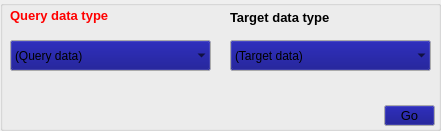
   <widget class="QGroupBox" name="groupBox_4">
    <property name="geometry">
     <rect>
      <x>230</x>
      <y>100</y>
      <width>441</width>
      <height>131</height>
     </rect>
    </property>
    <property name="palette">
     <palette>
      <active>
       <colorrole role="WindowText">
        <brush brushstyle="SolidPattern">
         <color alpha="255">
          <red>0</red>
          <green>0</green>
          <blue>0</blue>
         </color>
        </brush>
       </colorrole>
       <colorrole role="Button">
        <brush brushstyle="SolidPattern">
         <color alpha="255">
          <red>0</red>
          <green>0</green>
          <blue>127</blue>
         </color>
        </brush>
       </colorrole>
       <colorrole role="Midlight">
        <brush brushstyle="SolidPattern">
         <color alpha="255">
          <red>0</red>
          <green>0</green>
          <blue>255</blue>
         </color>
        </brush>
       </colorrole>
       <colorrole role="Dark">
        <brush brushstyle="SolidPattern">
         <color alpha="255">
          <red>170</red>
          <green>255</green>
          <blue>0</blue>
         </color>
        </brush>
       </colorrole>
       <colorrole role="Mid">
        <brush brushstyle="SolidPattern">
         <color alpha="255">
          <red>170</red>
          <green>255</green>
          <blue>0</blue>
         </color>
        </brush>
       </colorrole>
       <colorrole role="Text">
        <brush brushstyle="SolidPattern">
         <color alpha="255">
          <red>0</red>
          <green>0</green>
          <blue>0</blue>
         </color>
        </brush>
       </colorrole>
       <colorrole role="ButtonText">
        <brush brushstyle="SolidPattern">
         <color alpha="255">
          <red>0</red>
          <green>0</green>
          <blue>0</blue>
         </color>
        </brush>
       </colorrole>
       <colorrole role="Shadow">
        <brush brushstyle="SolidPattern">
         <color alpha="255">
          <red>0</red>
          <green>0</green>
          <blue>255</blue>
         </color>
        </brush>
       </colorrole>
      </active>
      <inactive>
       <colorrole role="WindowText">
        <brush brushstyle="SolidPattern">
         <color alpha="255">
          <red>0</red>
          <green>0</green>
          <blue>0</blue>
         </color>
        </brush>
       </colorrole>
       <colorrole role="Button">
        <brush brushstyle="SolidPattern">
         <color alpha="255">
          <red>0</red>
          <green>0</green>
          <blue>127</blue>
         </color>
        </brush>
       </colorrole>
       <colorrole role="Midlight">
        <brush brushstyle="SolidPattern">
         <color alpha="255">
          <red>0</red>
          <green>0</green>
          <blue>255</blue>
         </color>
        </brush>
       </colorrole>
       <colorrole role="Dark">
        <brush brushstyle="SolidPattern">
         <color alpha="255">
          <red>170</red>
          <green>255</green>
          <blue>0</blue>
         </color>
        </brush>
       </colorrole>
       <colorrole role="Mid">
        <brush brushstyle="SolidPattern">
         <color alpha="255">
          <red>170</red>
          <green>255</green>
          <blue>0</blue>
         </color>
        </brush>
       </colorrole>
       <colorrole role="Text">
        <brush brushstyle="SolidPattern">
         <color alpha="255">
          <red>0</red>
          <green>0</green>
          <blue>0</blue>
         </color>
        </brush>
       </colorrole>
       <colorrole role="ButtonText">
        <brush brushstyle="SolidPattern">
         <color alpha="255">
          <red>0</red>
          <green>0</green>
          <blue>0</blue>
         </color>
        </brush>
       </colorrole>
       <colorrole role="Shadow">
        <brush brushstyle="SolidPattern">
         <color alpha="255">
          <red>0</red>
          <green>0</green>
          <blue>255</blue>
         </color>
        </brush>
       </colorrole>
      </inactive>
      <disabled>
       <colorrole role="WindowText">
        <brush brushstyle="SolidPattern">
         <color alpha="255">
          <red>170</red>
          <green>255</green>
          <blue>0</blue>
         </color>
        </brush>
       </colorrole>
       <colorrole role="Button">
        <brush brushstyle="SolidPattern">
         <color alpha="255">
          <red>0</red>
          <green>0</green>
          <blue>127</blue>
         </color>
        </brush>
       </colorrole>
       <colorrole role="Midlight">
        <brush brushstyle="SolidPattern">
         <color alpha="255">
          <red>0</red>
          <green>0</green>
          <blue>255</blue>
         </color>
        </brush>
       </colorrole>
       <colorrole role="Dark">
        <brush brushstyle="SolidPattern">
         <color alpha="255">
          <red>170</red>
          <green>255</green>
          <blue>0</blue>
         </color>
        </brush>
       </colorrole>
       <colorrole role="Mid">
        <brush brushstyle="SolidPattern">
         <color alpha="255">
          <red>170</red>
          <green>255</green>
          <blue>0</blue>
         </color>
        </brush>
       </colorrole>
       <colorrole role="Text">
        <brush brushstyle="SolidPattern">
         <color alpha="255">
          <red>170</red>
          <green>255</green>
          <blue>0</blue>
         </color>
        </brush>
       </colorrole>
       <colorrole role="ButtonText">
        <brush brushstyle="SolidPattern">
         <color alpha="255">
          <red>170</red>
          <green>255</green>
          <blue>0</blue>
         </color>
        </brush>
       </colorrole>
       <colorrole role="Shadow">
        <brush brushstyle="SolidPattern">
         <color alpha="255">
          <red>0</red>
          <green>0</green>
          <blue>255</blue>
         </color>
        </brush>
       </colorrole>
      </disabled>
     </palette>
    </property>
    <property name="font">
     <font>
      <family>Arial</family>
      <pointsize>12</pointsize>
     </font>
    </property>
    <property name="layoutDirection">
     <enum>Qt::LeftToRight</enum>
    </property>
    <property name="title">
     <string/>
    </property>
    <widget class="QToolButton" name="btn_create">
     <property name="geometry">
      <rect>
       <x>384</x>
       <y>105</y>
       <width>51</width>
       <height>21</height>
      </rect>
     </property>
     <property name="palette">
      <palette>
       <active>
        <colorrole role="AlternateBase">
         <brush brushstyle="SolidPattern">
          <color alpha="255">
           <red>255</red>
           <green>255</green>
           <blue>255</blue>
          </color>
         </brush>
        </colorrole>
       </active>
       <inactive>
        <colorrole role="AlternateBase">
         <brush brushstyle="SolidPattern">
          <color alpha="255">
           <red>255</red>
           <green>255</green>
           <blue>255</blue>
          </color>
         </brush>
        </colorrole>
       </inactive>
       <disabled>
        <colorrole role="AlternateBase">
         <brush brushstyle="SolidPattern">
          <color alpha="255">
           <red>255</red>
           <green>255</green>
           <blue>255</blue>
          </color>
         </brush>
        </colorrole>
       </disabled>
      </palette>
     </property>
     <property name="font">
      <font>
       <family>Arial</family>
       <pointsize>10</pointsize>
      </font>
     </property>
     <property name="text">
      <string>Go</string>
     </property>
    </widget>
    <widget class="QComboBox" name="combo_query">
     <property name="geometry">
      <rect>
       <x>10</x>
       <y>40</y>
       <width>201</width>
       <height>31</height>
      </rect>
     </property>
     <property name="sizePolicy">
      <sizepolicy hsizetype="Fixed" vsizetype="Fixed">
       <horstretch>0</horstretch>
       <verstretch>0</verstretch>
      </sizepolicy>
     </property>
     <property name="font">
      <font>
       <pointsize>9</pointsize>
      </font>
     </property>
     <property name="frame">
      <bool>false</bool>
     </property>
     <item>
      <property name="text">
       <string>(Query data)</string>
      </property>
     </item>
    </widget>
    <widget class="QComboBox" name="combo_target">
     <property name="geometry">
      <rect>
       <x>230</x>
       <y>40</y>
       <width>201</width>
       <height>31</height>
      </rect>
     </property>
     <property name="sizePolicy">
      <sizepolicy hsizetype="Fixed" vsizetype="Fixed">
       <horstretch>0</horstretch>
       <verstretch>0</verstretch>
      </sizepolicy>
     </property>
     <property name="font">
      <font>
       <pointsize>9</pointsize>
      </font>
     </property>
     <property name="frame">
      <bool>false</bool>
     </property>
     <item>
      <property name="text">
       <string>(Target data)</string>
      </property>
     </item>
    </widget>
    <widget class="QLabel" name="label_query">
     <property name="geometry">
      <rect>
       <x>10</x>
       <y>0</y>
       <width>191</width>
       <height>31</height>
      </rect>
     </property>
     <property name="palette">
      <palette>
       <active>
        <colorrole role="WindowText">
         <brush brushstyle="SolidPattern">
          <color alpha="255">
           <red>255</red>
           <green>0</green>
           <blue>0</blue>
          </color>
         </brush>
        </colorrole>
        <colorrole role="Text">
         <brush brushstyle="SolidPattern">
          <color alpha="255">
           <red>255</red>
           <green>0</green>
           <blue>0</blue>
          </color>
         </brush>
        </colorrole>
        <colorrole role="ToolTipText">
         <brush brushstyle="SolidPattern">
          <color alpha="255">
           <red>255</red>
           <green>0</green>
           <blue>0</blue>
          </color>
         </brush>
        </colorrole>
       </active>
       <inactive>
        <colorrole role="WindowText">
         <brush brushstyle="SolidPattern">
          <color alpha="255">
           <red>255</red>
           <green>0</green>
           <blue>0</blue>
          </color>
         </brush>
        </colorrole>
        <colorrole role="Text">
         <brush brushstyle="SolidPattern">
          <color alpha="255">
           <red>0</red>
           <green>0</green>
           <blue>0</blue>
          </color>
         </brush>
        </colorrole>
        <colorrole role="ToolTipText">
         <brush brushstyle="SolidPattern">
          <color alpha="255">
           <red>255</red>
           <green>0</green>
           <blue>0</blue>
          </color>
         </brush>
        </colorrole>
       </inactive>
       <disabled>
        <colorrole role="WindowText">
         <brush brushstyle="SolidPattern">
          <color alpha="255">
           <red>120</red>
           <green>120</green>
           <blue>120</blue>
          </color>
         </brush>
        </colorrole>
        <colorrole role="Text">
         <brush brushstyle="SolidPattern">
          <color alpha="255">
           <red>120</red>
           <green>120</green>
           <blue>120</blue>
          </color>
         </brush>
        </colorrole>
        <colorrole role="ToolTipText">
         <brush brushstyle="SolidPattern">
          <color alpha="255">
           <red>255</red>
           <green>0</green>
           <blue>0</blue>
          </color>
         </brush>
        </colorrole>
       </disabled>
      </palette>
     </property>
     <property name="font">
      <font>
       <family>Arial</family>
       <pointsize>10</pointsize>
       <weight>75</weight>
       <bold>true</bold>
      </font>
     </property>
     <property name="text">
      <string>Query data type</string>
     </property>
    </widget>
    <widget class="QLabel" name="label_target">
     <property name="geometry">
      <rect>
       <x>230</x>
       <y>7</y>
       <width>191</width>
       <height>21</height>
      </rect>
     </property>
     <property name="font">
      <font>
       <pointsize>10</pointsize>
       <weight>75</weight>
       <bold>true</bold>
      </font>
     </property>
     <property name="text">
      <string>Target data type</string>
     </property>
    </widget>
    <widget class="QLabel" name="label_6">
     <property name="geometry">
      <rect>
       <x>265</x>
       <y>54</y>
       <width>231</width>
       <height>51</height>
      </rect>
     </property>
     <property name="text">
      <string/>
     </property>
     <property name="pixmap">
      <pixmap>png/DB-diamond.png</pixmap>
     </property>
    </widget>
    <widget class="QLabel" name="label_7">
     <property name="geometry">
      <rect>
       <x>70</x>
       <y>55</y>
       <width>61</width>
       <height>51</height>
      </rect>
     </property>
     <property name="text">
      <string/>
     </property>
     <property name="pixmap">
      <pixmap>png/DB-diamond.png</pixmap>
     </property>
    </widget>
    <zorder>label_7</zorder>
    <zorder>btn_create</zorder>
    <zorder>combo_query</zorder>
    <zorder>label_query</zorder>
    <zorder>label_target</zorder>
    <zorder>label_6</zorder>
    <zorder>combo_target</zorder>
   </widget>
